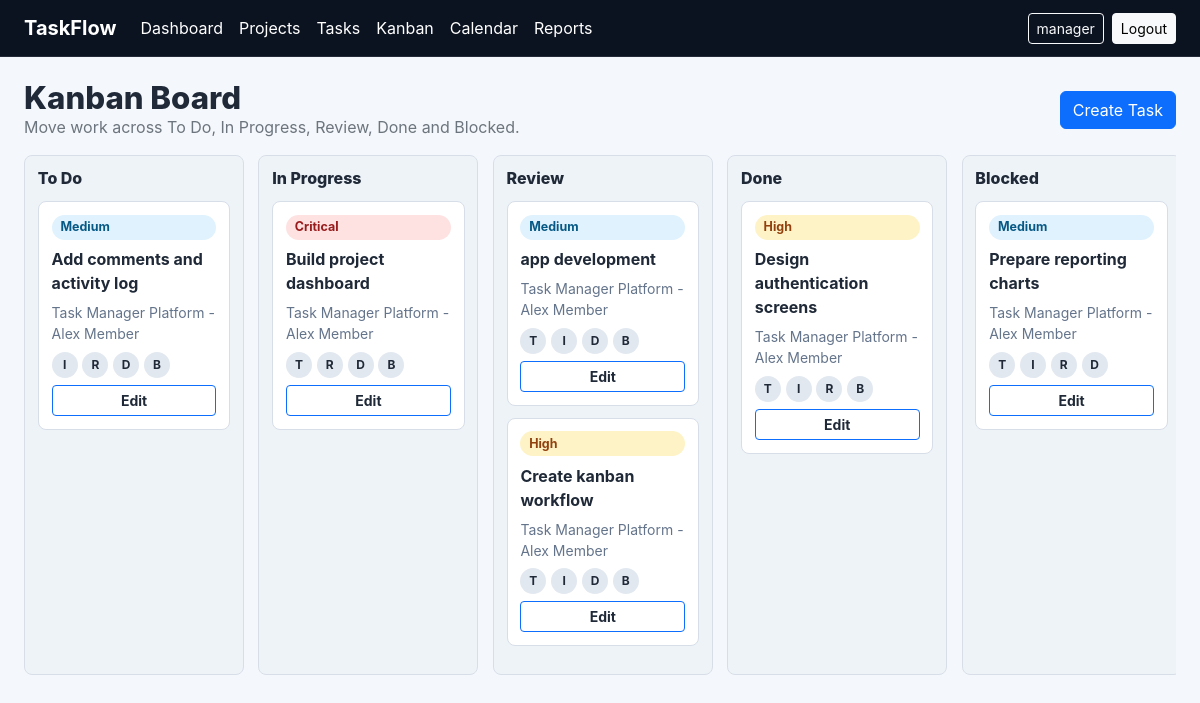
The page /kanban/ (signed in) on the database its author committed.
### core/models.py (models this page shows, shortened)
class Task(models.Model):
    PRIORITY_CHOICES = [
        ("low", "Low"),
        ("medium", "Medium"),
        ("high", "High"),
        ("critical", "Critical"),
    ]
    STATUS_CHOICES = [
        ("todo", "To Do"),
        ("in_progress", "In Progress"),
        ("review", "Review"),
        ("done", "Done"),
        ("blocked", "Blocked"),
    ]
    title = models.CharField(max_length=180)
    description = models.TextField()
    project = models.ForeignKey(Project, on_delete=models.CASCADE, related_name="tasks")
    sprint = models.ForeignKey(Sprint, on_delete=models.SET_NULL, related_name="tasks", null=True, blank=True)
    priority = models.CharField(max_length=20, choices=PRIORITY_CHOICES, default="medium")
    status = models.CharField(max_length=20, choices=STATUS_CHOICES, default="todo")
    assignee = models.ForeignKey(settings.AUTH_USER_MODEL, on_delete=models.SET_NULL, related_name="assigned_tasks", null=True, blank=True)
    reviewers = models.ManyToManyField(settings.AUTH_USER_MODEL, related_name="review_tasks", blank=True)
    dependency = models.ForeignKey("self", on_delete=models.SET_NULL, null=True, blank=True)
    start_date = models.DateField()
    due_date = models.DateField()
    estimated_hours = models.DecimalField(max_digits=5, decimal_places=1, default=1)
    created_at = models.DateTimeField(auto_now_add=True)
    updated_at = models.DateTimeField(auto_now=True)

class Project(models.Model):
    STATUS_CHOICES = [
        ("planning", "Planning"),
        ("active", "Active"),
        ("on_hold", "On Hold"),
        ("completed", "Completed"),
        ("cancelled", "Cancelled"),
    ]
    name = models.CharField(max_length=160)
    description = models.TextField()
    start_date = models.DateField()
    end_date = models.DateField()
    status = models.CharField(max_length=20, choices=STATUS_CHOICES, default="planning")
    manager = models.ForeignKey(settings.AUTH_USER_MODEL, on_delete=models.CASCADE, related_name="managed_projects")
    members = models.ManyToManyField(settings.AUTH_USER_MODEL, related_name="projects", blank=True)

### core/views.py (the view)
# urls.py: path("kanban/", views.kanban, name="kanban"),
@login_required
def kanban(request):
    grouped = {key: Task.objects.select_related("project", "assignee").filter(status=key).order_by("due_date") for key, _ in Task.STATUS_CHOICES}
    return render(request, "kanban.html", {"grouped": grouped, "statuses": Task.STATUS_CHOICES})

### templates/kanban.html (shortened to what this page needs)
{% extends "base.html" %}
{% block content %}
<section class="container-fluid px-4 py-4">
  <div class="toolbar">
    <div>
      <h1 class="page-title">Kanban Board</h1>
      <p class="text-secondary mb-0">Move work across To Do, In Progress, Review, Done and Blocked.</p>
    </div>
    <a class="btn btn-primary" href="{% url 'task_create' %}">Create Task</a>
  </div>
  <div class="kanban-board">
    {% for key,label in statuses %}
      <section class="kanban-column" data-status="{{ key }}">
        <h2>{{ label }}</h2>
        {% for status_key, cards in grouped.items %}
          {% if status_key == key %}
            {% for task in cards %}
              <article class="kanban-card">
                <span class="priority {{ task.priority }}">{{ task.get_priority_display }}</span>
                <a href="{% url 'task_detail' task.pk %}">{{ task.title }}</a>
                <small>{{ task.project.name }} - {% if task.assignee %}{{ task.assignee.get_full_name|default:task.assignee.username }}{% else %}Unassigned{% endif %}</small>
                <div class="quick-status">
                  {% for next_key,next_label in statuses %}
                    {% if next_key != key %}<a href="{% url 'task_status' task.pk next_key %}" title="Move to {{ next_label }}">{{ next_label|slice:":1" }}</a>{% endif %}
                  {% endfor %}
                </div>
                <a class="btn btn-sm btn-outline-primary" href="{% url 'task_edit' task.pk %}">Edit</a>
              </article>
            {% empty %}
              <p class="empty-state small">No cards</p>
            {% endfor %}
          {% endif %}
        {% endfor %}
      </section>
    {% endfor %}
  </div>
</section>
{% endblock %}

### templates/base.html (shortened to what this page needs)
{% load static %}
<!doctype html>
<html lang="en">
<head>
  <link href="https://cdn.jsdelivr.net/npm/bootstrap@5.3.3/dist/css/bootstrap.min.css" rel="stylesheet">
  <link rel="stylesheet" href="{% static 'css/styles.css' %}">
</head>
<body>
  <nav class="navbar navbar-expand-lg app-nav sticky-top">
     <div class="container-fluid px-4">
      <a class="navbar-brand fw-bold" href="{% url 'dashboard' %}">TaskFlow</a>
      <div class="collapse navbar-collapse" id="mainNav">
        <ul class="navbar-nav me-auto mb-2 mb-lg-0">
          <li class="nav-item"><a class="nav-link" href="{% url 'dashboard' %}">Dashboard</a></li>
          <li class="nav-item"><a class="nav-link" href="{% url 'projects' %}">Projects</a></li>
          <li class="nav-item"><a class="nav-link" href="{% url 'tasks' %}">Tasks</a></li>
          <li class="nav-item"><a class="nav-link" href="{% url 'kanban' %}">Kanban</a></li>
          <li class="nav-item"><a class="nav-link" href="{% url 'calendar' %}">Calendar</a></li>
          <li class="nav-item"><a class="nav-link" href="{% url 'reports' %}">Reports</a></li>
        </ul>
        <div class="d-flex gap-2 align-items-center">
          {% if user.is_authenticated %}
            <a class="btn btn-sm btn-outline-light" href="{% url 'profile' %}">{{ user.username }}</a>
            <form method="post" action="{% url 'logout' %}">{% csrf_token %}
              <button class="btn btn-sm btn-light" type="submit">Logout</button>
            </form>
          {% else %}
            <a class="btn btn-sm btn-outline-light" href="{% url 'login' %}">Login</a>
            <a class="btn btn-sm btn-light" href="{% url 'register' %}">Register</a>
          {% endif %}
        </div>
      </div>
    </div>
  </nav>
  <main class="page-shell">
    {% block content %}{% endblock %}
  </main>
</body>
</html>

### static/css/styles.css (style rules this page uses)
:root { --ink: #1f2937; --muted: #64748b; --line: #d7dee8; --paper: #ffffff; --wash: #f4f7fb; --brand: #0f766e; --brand-2: #2563eb; --danger: #dc2626; }
body { background: var(--wash); color: var(--ink); font-family: Inter, system-ui, -apple-system, BlinkMacSystemFont, "Segoe UI", sans-serif; }
.app-nav { background: #0b1220; border-bottom: 1px solid rgba(255, 255, 255, .1); }
.app-nav .navbar-brand, .app-nav .nav-link { color: #fff; }
.page-shell { min-height: calc(100vh - 57px); }
.page-title { font-size: clamp(1.7rem, 2.6vw, 2.5rem); line-height: 1.1; margin: 0; font-weight: 800; }
.toolbar, .filter-bar, .metric-grid, .panel-head, .profile-panel { display: flex; align-items: center; gap: 1rem; }
.toolbar { justify-content: space-between; flex-wrap: wrap; margin-bottom: 1rem; }
.panel h2, .kanban-column h2, .project-card h2 { font-size: 1rem; font-weight: 800; margin-bottom: .8rem; }
.project-card p, .card-meta, .task-link small, .kanban-card small { color: var(--muted); }
.status, .priority { display: inline-flex; align-items: center; border-radius: 999px; padding: .2rem .55rem; font-size: .78rem; font-weight: 700; background: #e2e8f0; }
.priority.medium { background: #e0f2fe; color: #075985; }
.priority.high { background: #fef3c7; color: #92400e; }
.priority.critical { background: #fee2e2; color: #991b1b; }
.kanban-board { display: grid; grid-template-columns: repeat(5, minmax(220px, 1fr)); gap: .9rem; overflow-x: auto; }
.kanban-column { background: #eef3f8; border: 1px solid var(--line); border-radius: 8px; padding: .8rem; min-height: 520px; }
.kanban-card { background: var(--paper); border: 1px solid var(--line); border-radius: 8px; padding: .8rem; margin-bottom: .75rem; display: grid; gap: .45rem; }
.kanban-card a { color: var(--ink); font-weight: 700; text-decoration: none; }
.quick-status { display: flex; gap: .3rem; }
.quick-status a { display: inline-grid; place-items: center; width: 26px; height: 26px; border-radius: 50%; background: #e2e8f0; font-size: .75rem; }

### rows shown on the page
Task: priority "Medium", title "Add comments and activity log", project.name "Task Manager Platform", assignee.get_full_name "Alex Member", statuses "I" "R" "D" "B"
Task: priority "Critical", title "Build project dashboard", project.name "Task Manager Platform", assignee.get_full_name "Alex Member", statuses "T" "R" "D" "B"
Task: priority "Medium", title "app development", project.name "Task Manager Platform", assignee.get_full_name "Alex Member", statuses "T" "I" "D" "B"
Task: priority "High", title "Create kanban workflow", project.name "Task Manager Platform", assignee.get_full_name "Alex Member", statuses "T" "I" "D" "B"
Task: priority "High", title "Design authentication screens", project.name "Task Manager Platform", assignee.get_full_name "Alex Member", statuses "T" "I" "R" "B"
Task: priority "Medium", title "Prepare reporting charts", project.name "Task Manager Platform", assignee.get_full_name "Alex Member", statuses "T" "I" "R" "D"

### other values the page prints
{{ user.username }} "manager"
{{ label }} "To Do" "In Progress" "Review" "Done" "Blocked"
